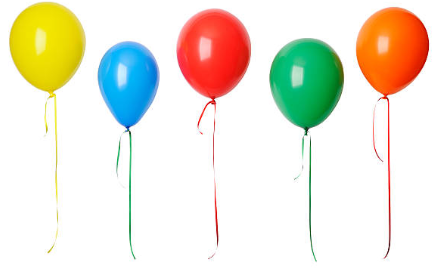
#> input picture labs/data/lab02.jpg, 435 x 276 px
$ jupyter execute LAB_02.ipynb
#> lines starting #> are read from the running program, lines starting #| are printed output that depends on the picture; after the words box and inside, x2 and y2 are one past the last pixel; in counts of white or black regions, pixels touching at a corner belong together
### **EXERCISE 01**

[cell 1]
import cv2 as cv
import numpy as np
import imutils

from google.colab.patches import cv2_imshow

[cell 2]
img = cv.imread('data/lab02.jpg')
#> img is the input picture: shape (276, 435, 3); mean B, G, R 216.7, 230.8, 235
cv2_imshow(img)

> **TASK 01**

[cell 3]
blue, green, red = cv.split(img)
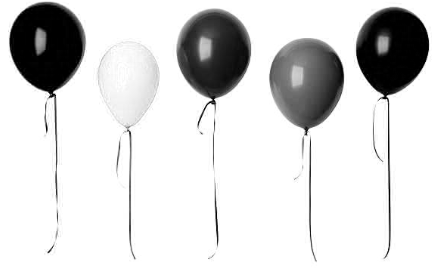
#> blue: shape (276, 435); min 0, max 255, mean 216.7
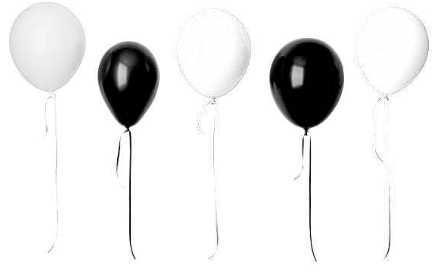
#> red: shape (276, 435); min 0, max 255, mean 235
channels = [blue, green, red]

for i in range(0, len(channels)):
  channels[i] = cv.copyMakeBorder(channels[i], 5, 5, 5, 5, cv.BORDER_CONSTANT, value=[0, 0, 0])
#> this loop made 3 passes
#> after the loop, channels = 3 items

out = np.hstack((channels[0], channels[1], channels[2]))
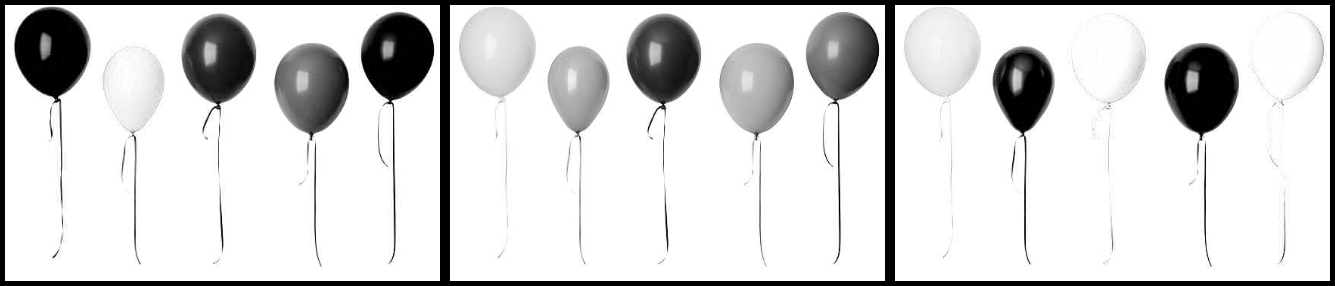
#> out: shape (286, 1335); min 0, max 255, mean 214.6
cv2_imshow(out)

> **TASK 02 + 03**

[cell 4]
out = np.zeros((img.shape), dtype=np.uint8)
out[:] = img[:]

gray_img = cv.cvtColor(out, cv.COLOR_BGR2GRAY)
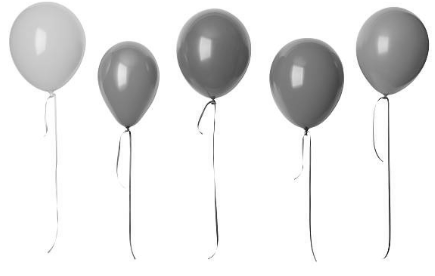
#> gray_img: shape (276, 435); min 31, max 255, mean 230.4

canny_img = cv.Canny(gray_img, 30, 200)
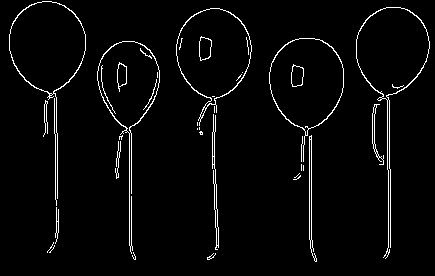
#> canny_img: shape (276, 435); 3.2% white in thin lines or dots

c_balloon, h = cv.findContours(canny_img, cv.RETR_EXTERNAL, cv.CHAIN_APPROX_NONE)
#> c_balloon = 27 contours, 18 with area under 20; largest, box (x1, y1, x2, y2) and area: (9, 1, 86, 199) 5324, (269, 38, 344, 162) 5236, (176, 8, 252, 126) 5235, (356, 7, 430, 259) 4932, (97, 41, 160, 254) 3981; h = 27 rows, first 6: [1, -1, -1, -1], [2, 0, -1, -1], [3, 1, -1, -1], [4, 2, -1, -1], [5, 3, -1, -1], [6, 4, -1, -1]

colors = ['yellow', 'blue', 'red', 'green', 'orange']
positions = [(3, 250), (100, 200), (180, 250), (260, 200), (320, 250)]
counts = 0

for i in c_balloon :
  (x, y, w, h) = cv.boundingRect(i)
  minArea = cv.minAreaRect(i)
  box = minArea[1][0] * minArea[1][1]
  if box > 1000 :
    cv.rectangle(out, (x,y), (x+w, y+h), (0,0,255), 2)
    cv.putText(out, colors[counts], positions[counts], cv.FONT_HERSHEY_SIMPLEX, 1, (0, 255, 0), 2, cv.LINE_AA)
    counts += 1
#> this loop made 27 passes
#> (x, y, w, h, minArea, box) on passes 1 to 10: (207, 253, 9, 7, ((211.2, 256.2), (9.98, 3.33), -33.69), 33.23), (132, 252, 4, 8, ((133.4, 255.8), (2.68, 7.16), -26.57), 19.2), (49, 245, 6, 8, ((51.88, 248.8), (8.6, 0.93), -54.46), 8), (47, 242, 7, 11, ((50.23, 247.2), (11.65, 1.11), -56.31), 12.92), (55, 207, 4, 37, ((56.79, 225), (36.01, 2.96), -87.8), 106.6), (293, 175, 8, 5, ((296.9, 177.7), (8.06, 1.61), -29.74), 13), (294, 173, 6, 5, ((296.7, 175.2), (6.4, 0.625), -38.66), 4), (303, 165, 1, 6, ((303, 167.5), (5, 0), -90), 0), (301, 164, 1, 7, ((301, 167), (6, 0), -90), 0), (115, 141, 6, 38, ((117.5, 159.5), (37.2, 3.68), -85.6), 136.9)
#> (i, x, y, w, h, minArea, box) on passes 15 to 16: ([[197, 128], [197, 129]], 197, 128, 1, 2, ((197, 128.5), (1, 0), -90), 0), ([[199, 127], [199, 128], [199, 129], [199, 128]], 199, 127, 1, 3, ((199, 128), (2, 0), -90), 0)
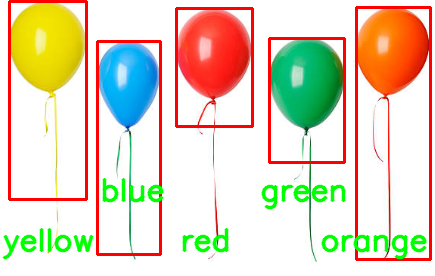
#> out: shape (276, 435, 3); 10.34% of pixels changed, all inside (x1, y1, x2, y2) = (2, 0, 432, 261)
#> after the loop, counts = 5

cv2_imshow(out)

> **TASK 04**

[cell 5]
yellow_ball = img[y:y+h, x:x+w]
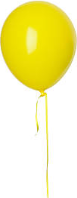
#> yellow_ball: shape (198, 77, 3); mean B, G, R 169.2, 240.9, 246.4
cv2_imshow(yellow_ball)

> **TASK 05**

[cell 6]
img_HSV = cv.cvtColor(img, cv.COLOR_BGR2HSV)
#> img_HSV: shape (276, 435, 3); mean H, S, V 16.9, 47.3, 248.3

#---yellow color
# low = np.array([22, 93, 0])
# high = np.array([45, 255, 255])

low = np.array([20, 80, 200])
high = np.array([50, 255, 250])

mask = cv.inRange(img_HSV, low, high)
#> mask: shape (276, 435); 4.5% white; 8 white regions (5 under 20 px), largest, box (x1, y1, x2, y2) and area: (9, 2, 85, 162) 5346, (55, 167, 58, 199) 47, (44, 103, 48, 131) 33

out = cv.bitwise_and(img, img, mask=mask)

cv2_imshow(out)

HSV_yellow = out

> **TASK 06**

[cell 7]
HSV_green = cv.cvtColor(HSV_yellow, cv.COLOR_BGR2HSV)
#> HSV_green: shape (276, 435, 3); mean H, S, V 1.3, 10.6, 10.5

low_green = np.array([25, 52, 72])
high_green = np.array([102, 255, 255])

mask = cv.inRange(HSV_green, low_green, high_green)
#> mask: shape (276, 435); 4.5% white; 8 white regions (5 under 20 px), largest, box (x1, y1, x2, y2) and area: (9, 2, 85, 162) 5336, (55, 167, 58, 199) 47, (44, 103, 48, 131) 33
result = cv.bitwise_and(HSV_green, HSV_yellow, mask = mask)
#> result: shape (276, 435, 3); mean H, S, V 0.2, 9.1, 10.5

result[5:80, 10:80] = (0,255,0)
#> result: shape (276, 435, 3); mean H, S, V 0.1, 12.2, 1.4

cv2_imshow(result)

> **TASK 07**

[cell 8]
yellow_ball = img[:, :90]
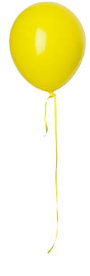
#> yellow_ball: shape (276, 90, 3); mean B, G, R 202, 246.2, 249.6
rotated_yellow_ball = imutils.rotate(yellow_ball, angle=20)
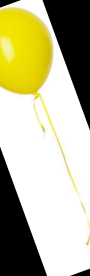
#> rotated_yellow_ball: shape (276, 90, 3); mean B, G, R 150.5, 183.5, 186.1
img[:, :90] = rotated_yellow_ball
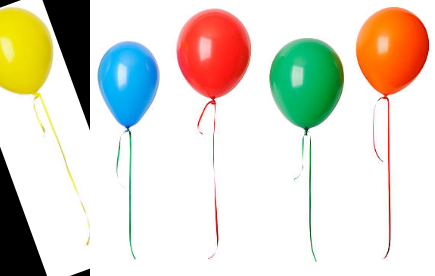
#> img: shape (276, 435, 3); 12.44% of pixels changed, all inside (x1, y1, x2, y2) = (0, 0, 90, 276)

cv2_imshow(img)
